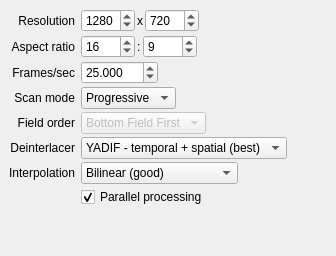
          <widget class="QWidget" name="modeTab">
           <attribute name="title">
            <string>Video</string>
           </attribute>
           <layout class="QGridLayout" name="gridLayout_6">
            <property name="leftMargin">
             <number>0</number>
            </property>
            <property name="topMargin">
             <number>0</number>
            </property>
            <property name="rightMargin">
             <number>0</number>
            </property>
            <property name="bottomMargin">
             <number>0</number>
            </property>
            <item row="1" column="0">
             <widget class="QWidget" name="widget" native="true">
              <layout class="QGridLayout" name="gridLayout_2">
               <property name="verticalSpacing">
                <number>3</number>
               </property>
               <item row="7" column="0">
                <widget class="QLabel" name="label_4">
                 <property name="text">
                  <string>Interpolation</string>
                 </property>
                 <property name="alignment">
                  <set>Qt::AlignRight|Qt::AlignTrailing|Qt::AlignVCenter</set>
                 </property>
                </widget>
               </item>
               <item row="5" column="0">
                <widget class="QLabel" name="label_15">
                 <property name="text">
                  <string>Field order</string>
                 </property>
                 <property name="alignment">
                  <set>Qt::AlignRight|Qt::AlignTrailing|Qt::AlignVCenter</set>
                 </property>
                </widget>
               </item>
               <item row="1" column="0">
                <widget class="QLabel" name="label_13">
                 <property name="text">
                  <string>Aspect ratio</string>
                 </property>
                 <property name="alignment">
                  <set>Qt::AlignRight|Qt::AlignTrailing|Qt::AlignVCenter</set>
                 </property>
                </widget>
               </item>
               <item row="0" column="1" colspan="2">
                <layout class="QHBoxLayout" name="horizontalLayout_7">
                 <property name="spacing">
                  <number>2</number>
                 </property>
                 <item>
                  <widget class="QSpinBox" name="widthSpinner">
                   <property name="minimum">
                    <number>16</number>
                   </property>
                   <property name="maximum">
                    <number>4096</number>
                   </property>
                   <property name="value">
                    <number>1280</number>
                   </property>
                  </widget>
                 </item>
                 <item>
                  <widget class="QLabel" name="label_11">
                   <property name="text">
                    <string>x</string>
                   </property>
                  </widget>
                 </item>
                 <item>
                  <widget class="QSpinBox" name="heightSpinner">
                   <property name="minimum">
                    <number>1</number>
                   </property>
                   <property name="maximum">
                    <number>4096</number>
                   </property>
                   <property name="value">
                    <number>720</number>
                   </property>
                  </widget>
                 </item>
                 <item>
                  <spacer name="horizontalSpacer_7">
                   <property name="orientation">
                    <enum>Qt::Horizontal</enum>
                   </property>
                   <property name="sizeHint" stdset="0">
                    <size>
                     <width>40</width>
                     <height>20</height>
                    </size>
                   </property>
                  </spacer>
                 </item>
                </layout>
               </item>
               <item row="4" column="0">
                <widget class="QLabel" name="label_14">
                 <property name="text">
                  <string>Scan mode</string>
                 </property>
                 <property name="alignment">
                  <set>Qt::AlignRight|Qt::AlignTrailing|Qt::AlignVCenter</set>
                 </property>
                </widget>
               </item>
               <item row="4" column="1" colspan="2">
                <layout class="QHBoxLayout" name="horizontalLayout_9">
                 <property name="spacing">
                  <number>2</number>
                 </property>
                 <item>
                  <widget class="QComboBox" name="scanModeCombo">
                   <property name="currentIndex">
                    <number>1</number>
                   </property>
                   <item>
                    <property name="text">
                     <string>Interlaced</string>
                    </property>
                   </item>
                   <item>
                    <property name="text">
                     <string>Progressive</string>
                    </property>
                   </item>
                  </widget>
                 </item>
                 <item>
                  <spacer name="horizontalSpacer_9">
                   <property name="orientation">
                    <enum>Qt::Horizontal</enum>
                   </property>
                   <property name="sizeHint" stdset="0">
                    <size>
                     <width>40</width>
                     <height>20</height>
                    </size>
                   </property>
                  </spacer>
                 </item>
                </layout>
               </item>
               <item row="3" column="1" colspan="2">
                <layout class="QHBoxLayout" name="horizontalLayout_16">
                 <item>
                  <widget class="QDoubleSpinBox" name="fpsSpinner">
                   <property name="decimals">
                    <number>3</number>
                   </property>
                   <property name="minimum">
                    <double>1.000000000000000</double>
                   </property>
                   <property name="maximum">
                    <double>1000.000000000000000</double>
                   </property>
                   <property name="value">
                    <double>25.000000000000000</double>
                   </property>
                  </widget>
                 </item>
                 <item>
                  <spacer name="horizontalSpacer_16">
                   <property name="orientation">
                    <enum>Qt::Horizontal</enum>
                   </property>
                   <property name="sizeHint" stdset="0">
                    <size>
                     <width>40</width>
                     <height>20</height>
                    </size>
                   </property>
                  </spacer>
                 </item>
                </layout>
               </item>
               <item row="9" column="0">
                <spacer name="verticalSpacer_2">
                 <property name="orientation">
                  <enum>Qt::Vertical</enum>
                 </property>
                 <property name="sizeHint" stdset="0">
                  <size>
                   <width>20</width>
                   <height>40</height>
                  </size>
                 </property>
                </spacer>
               </item>
               <item row="0" column="0">
                <widget class="QLabel" name="label_22">
                 <property name="text">
                  <string>Resolution</string>
                 </property>
                 <property name="alignment">
                  <set>Qt::AlignRight|Qt::AlignTrailing|Qt::AlignVCenter</set>
                 </property>
                </widget>
               </item>
               <item row="3" column="0">
                <widget class="QLabel" name="label_10">
                 <property name="text">
                  <string>Frames/sec</string>
                 </property>
                 <property name="alignment">
                  <set>Qt::AlignRight|Qt::AlignTrailing|Qt::AlignVCenter</set>
                 </property>
                </widget>
               </item>
               <item row="1" column="1" colspan="2">
                <layout class="QHBoxLayout" name="horizontalLayout_8">
                 <property name="spacing">
                  <number>2</number>
                 </property>
                 <item>
                  <widget class="QSpinBox" name="aspectNumSpinner">
                   <property name="minimum">
                    <number>1</number>
                   </property>
                   <property name="maximum">
                    <number>4096</number>
                   </property>
                   <property name="value">
                    <number>16</number>
                   </property>
                  </widget>
                 </item>
                 <item>
                  <widget class="QLabel" name="label_16">
                   <property name="text">
                    <string>:</string>
                   </property>
                  </widget>
                 </item>
                 <item>
                  <widget class="QSpinBox" name="aspectDenSpinner">
                   <property name="minimum">
                    <number>1</number>
                   </property>
                   <property name="maximum">
                    <number>4096</number>
                   </property>
                   <property name="value">
                    <number>9</number>
                   </property>
                  </widget>
                 </item>
                 <item>
                  <spacer name="horizontalSpacer_8">
                   <property name="orientation">
                    <enum>Qt::Horizontal</enum>
                   </property>
                   <property name="sizeHint" stdset="0">
                    <size>
                     <width>40</width>
                     <height>20</height>
                    </size>
                   </property>
                  </spacer>
                 </item>
                </layout>
               </item>
               <item row="5" column="1" colspan="2">
                <layout class="QHBoxLayout" name="horizontalLayout_10">
                 <item>
                  <widget class="QComboBox" name="fieldOrderCombo">
                   <property name="enabled">
                    <bool>false</bool>
                   </property>
                   <item>
                    <property name="text">
                     <string>Bottom Field First</string>
                    </property>
                   </item>
                   <item>
                    <property name="text">
                     <string>Top Field First</string>
                    </property>
                   </item>
                  </widget>
                 </item>
                 <item>
                  <spacer name="horizontalSpacer_10">
                   <property name="orientation">
                    <enum>Qt::Horizontal</enum>
                   </property>
                   <property name="sizeHint" stdset="0">
                    <size>
                     <width>40</width>
                     <height>20</height>
                    </size>
                   </property>
                  </spacer>
                 </item>
                </layout>
               </item>
               <item row="6" column="1" colspan="2">
                <layout class="QHBoxLayout" name="horizontalLayout_3">
                 <item>
                  <widget class="QComboBox" name="deinterlacerCombo">
                   <property name="currentIndex">
                    <number>3</number>
                   </property>
                   <item>
                    <property name="text">
                     <string>One Field (fast)</string>
                    </property>
                   </item>
                   <item>
                    <property name="text">
                     <string>Linear Blend (fast)</string>
                    </property>
                   </item>
                   <item>
                    <property name="text">
                     <string>YADIF - temporal only (good)</string>
                    </property>
                   </item>
                   <item>
                    <property name="text">
                     <string>YADIF - temporal + spatial (best)</string>
                    </property>
                   </item>
                  </widget>
                 </item>
                 <item>
                  <spacer name="horizontalSpacer_21">
                   <property name="orientation">
                    <enum>Qt::Horizontal</enum>
                   </property>
                   <property name="sizeHint" stdset="0">
                    <size>
                     <width>40</width>
                     <height>20</height>
                    </size>
                   </property>
                  </spacer>
                 </item>
                </layout>
               </item>
               <item row="6" column="0">
                <widget class="QLabel" name="label_2">
                 <property name="text">
                  <string>Deinterlacer</string>
                 </property>
                 <property name="alignment">
                  <set>Qt::AlignRight|Qt::AlignTrailing|Qt::AlignVCenter</set>
                 </property>
                </widget>
               </item>
               <item row="7" column="1" colspan="2">
                <layout class="QHBoxLayout" name="horizontalLayout_18">
                 <item>
                  <widget class="QComboBox" name="interpolationCombo">
                   <property name="currentIndex">
                    <number>1</number>
                   </property>
                   <item>
                    <property name="text">
                     <string>Nearest Neighbor (fast)</string>
                    </property>
                   </item>
                   <item>
                    <property name="text">
                     <string>Bilinear (good)</string>
                    </property>
                   </item>
                   <item>
                    <property name="text">
                     <string>Bicubic (better)</string>
                    </property>
                   </item>
                   <item>
                    <property name="text">
                     <string>Hyper/Lanczos (best)</string>
                    </property>
                   </item>
                  </widget>
                 </item>
                 <item>
                  <spacer name="horizontalSpacer_22">
                   <property name="orientation">
                    <enum>Qt::Horizontal</enum>
                   </property>
                   <property name="sizeHint" stdset="0">
                    <size>
                     <width>40</width>
                     <height>20</height>
                    </size>
                   </property>
                  </spacer>
                 </item>
                </layout>
               </item>
               <item row="8" column="1" colspan="2">
                <widget class="QCheckBox" name="parallelCheckbox">
                 <property name="toolTip">
                  <string>This enables multiple image processing threads.
Sometimes, this can be a problem, and you can
test if turning this off helps. For example, some
interlaced AVCHD in conjunction with the YADIF
deinterlacer has been reported as problematic
with parallel processing enabled.</string>
                 </property>
                 <property name="text">
                  <string>Parallel processing</string>
                 </property>
                 <property name="checked">
                  <bool>true</bool>
                 </property>
                </widget>
               </item>
              </layout>
             </widget>
            </item>
           </layout>
          </widget>
